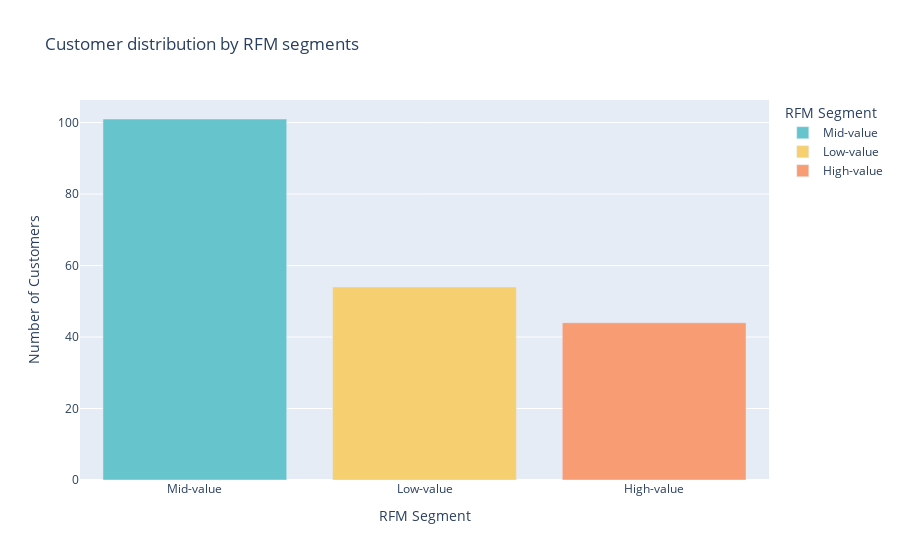

This figure's notebook cell:
### Code cell
# create a bar chart
fig = px.bar(segment_counts,
             x='RFM_segment_label',
             y='Counts',
             title='Customer distribution by RFM segments',
             labels = {'RFM_segment_label': 'RFM Segment', 'Counts': 'Number of Customers'},
             color='RFM_segment_label',
             color_discrete_sequence=px.colors.qualitative.Pastel)

fig.show()

### Figure 1 — Plotly figure (JSON) as saved in the notebook; plotly's stock layout.template omitted (floating-point values rounded to 4 significant figures)
{"data": [{"alignmentgroup": "True", "hovertemplate": "RFM Segment=%{x}<br>Number of Customers=%{y}<extra></extra>", "legendgroup": "Mid-value", "marker": {"color": "rgb(102, 197, 204)", "pattern": {"shape": ""}}, "name": "Mid-value", "offsetgroup": "Mid-value", "orientation": "v", "showlegend": true, "textposition": "auto", "type": "bar", "x": ["Mid-value"], "xaxis": "x", "y": [101], "yaxis": "y"}, {"alignmentgroup": "True", "hovertemplate": "RFM Segment=%{x}<br>Number of Customers=%{y}<extra></extra>", "legendgroup": "Low-value", "marker": {"color": "rgb(246, 207, 113)", "pattern": {"shape": ""}}, "name": "Low-value", "offsetgroup": "Low-value", "orientation": "v", "showlegend": true, "textposition": "auto", "type": "bar", "x": ["Low-value"], "xaxis": "x", "y": [54], "yaxis": "y"}, {"alignmentgroup": "True", "hovertemplate": "RFM Segment=%{x}<br>Number of Customers=%{y}<extra></extra>", "legendgroup": "High-value", "marker": {"color": "rgb(248, 156, 116)", "pattern": {"shape": ""}}, "name": "High-value", "offsetgroup": "High-value", "orientation": "v", "showlegend": true, "textposition": "auto", "type": "bar", "x": ["High-value"], "xaxis": "x", "y": [44], "yaxis": "y"}], "layout": {"barmode": "relative", "legend": {"title": {"text": "RFM Segment"}, "tracegroupgap": 0}, "title": {"text": "Customer distribution by RFM segments"}, "xaxis": {"anchor": "y", "categoryarray": ["Mid-value", "Low-value", "High-value"], "categoryorder": "array", "domain": [0, 1], "title": {"text": "RFM Segment"}}, "yaxis": {"anchor": "x", "domain": [0, 1], "title": {"text": "Number of Customers"}}}}
